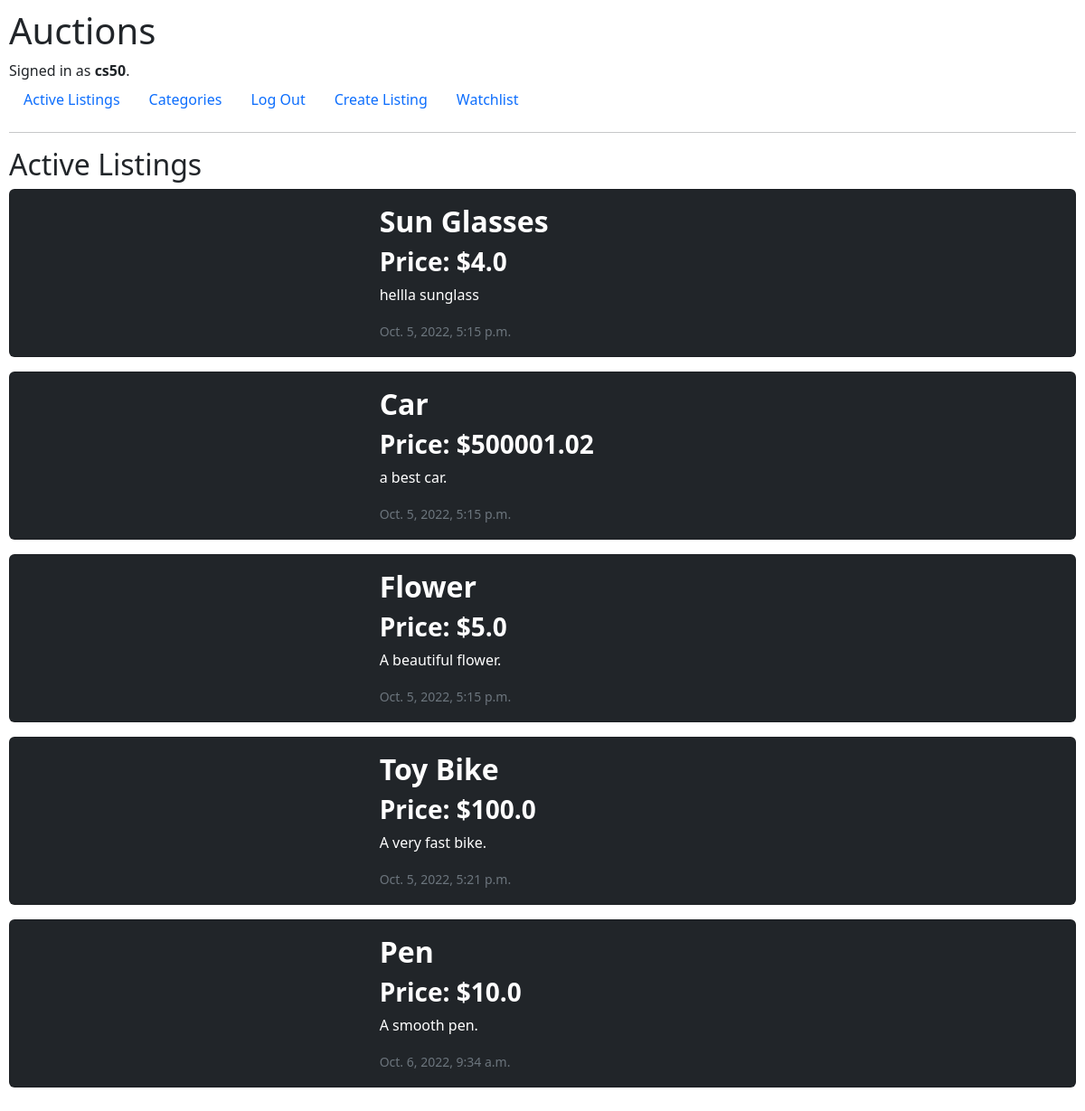
The app's page / (signed in) with its own data.
### auctions/models.py (models this page shows)
class User(AbstractUser):
    pass

class Listing(models.Model):
    name = models.CharField(max_length=64)
    description = models.CharField(max_length=512, null=True)
    image = models.CharField(max_length=512)
    created_at = models.DateTimeField(auto_now_add=True, blank=True)
    updated_at = models.DateTimeField(auto_now=True, blank=True)
    active = models.BooleanField()
    top_bid = models.FloatField()
    category = models.CharField(max_length=64, null=True)
    lister = models.ForeignKey(User, on_delete=models.CASCADE, related_name="lister")

### auctions/views.py (the view)
# urls.py: path("", views.index, name="index"),
def index(request):
    listing = Listing.objects.filter(active=True)
    return render(request, "auctions/index.html", {
        "listings": listing
    })

### auctions/templates/auctions/index.html (shortened to what this page needs)
{% extends "auctions/layout.html" %}
{% block body %}
    <h2>Active Listings</h2>
    {% for listing in listings %}
    <a id="listing_a"href="{% url 'listing' listing.id %}">
    <div class="card text-bg-dark mb-3" id="active_l" style="max-width: 100%;">
        <div class="row g-0">
          <div class="col-md-4">
          </div>
          <div class="col-md-8">
            <div class="card-body">
              <h2 class="card-title"><b>{{ listing.name }}</b></h2>
              <h3 class="card-title"><b>Price: ${{ listing.top_bid }}</b></h3>
              <p class="card-text">{{ listing.description }}</p>
              <p class="card-text"><small class="text-muted">{{ listing.updated_at }}</small></p>
            </div>
          </div>
        </div>
      </div>
      </a>
    {% endfor %}
{% endblock %}

### auctions/templates/auctions/layout.html (shortened to what this page needs)
{% load static %}
<!DOCTYPE html>
<html lang="en">
    <head>
        <link href="https://cdn.jsdelivr.net/npm/bootstrap@5.2.1/dist/css/bootstrap.min.css" rel="stylesheet">
        <link href="{% static 'auctions/styles.css' %}" rel="stylesheet">
    </head>
    <body>
        <h1>Auctions</h1>
        <div>
            {% if user.is_authenticated %}
                Signed in as <strong>{{ user.username }}</strong>.
            {% else %}
                Not signed in.
            {% endif %}
        </div>
        <ul class="nav">
            <li class="nav-item">
                <a class="nav-link" href="{% url 'index' %}">Active Listings</a>
            </li>
            <li class="nav-item">
                <a class="nav-link" href="{% url 'categories' %}">Categories</a>
            </li>
            {% if user.is_authenticated %}
                <li class="nav-item">
                    <a class="nav-link" href="{% url 'logout' %}">Log Out</a>
                </li>
                <li class="nav-item">
                    <a href="{% url 'create_listing' %}" class="nav-link">Create Listing</a>
                </li>
                <li class="nav-item">
                    <a href="{% url 'watchlist' %}" class="nav-link">Watchlist</a>
                </li>
            {% endif %}
        </ul>
        <hr>
        {% block body %}
        {% endblock %}
    </body>
</html>

### auctions/static/auctions/styles.css (style rules this page uses)
body { padding: 10px; height: 100%; }
#active_l { max-height: 10%; }
a { text-decoration: none; }

### records on screen
User: username "cs50"
Listing: name "Sun Glasses", top_bid "4.0", description "hellla sunglass", updated_at "Oct. 5, 2022, 5:15 p.m."
Listing: name "Car", top_bid "500001.02", description "a best car.", updated_at "Oct. 5, 2022, 5:15 p.m."
Listing: name "Flower", top_bid "5.0", description "A beautiful flower.", updated_at "Oct. 5, 2022, 5:15 p.m."
Listing: name "Toy Bike", top_bid "100.0", description "A very fast bike.", updated_at "Oct. 5, 2022, 5:21 p.m."
Listing: name "Pen", top_bid "10.0", description "A smooth pen.", updated_at "Oct. 6, 2022, 9:34 a.m."
